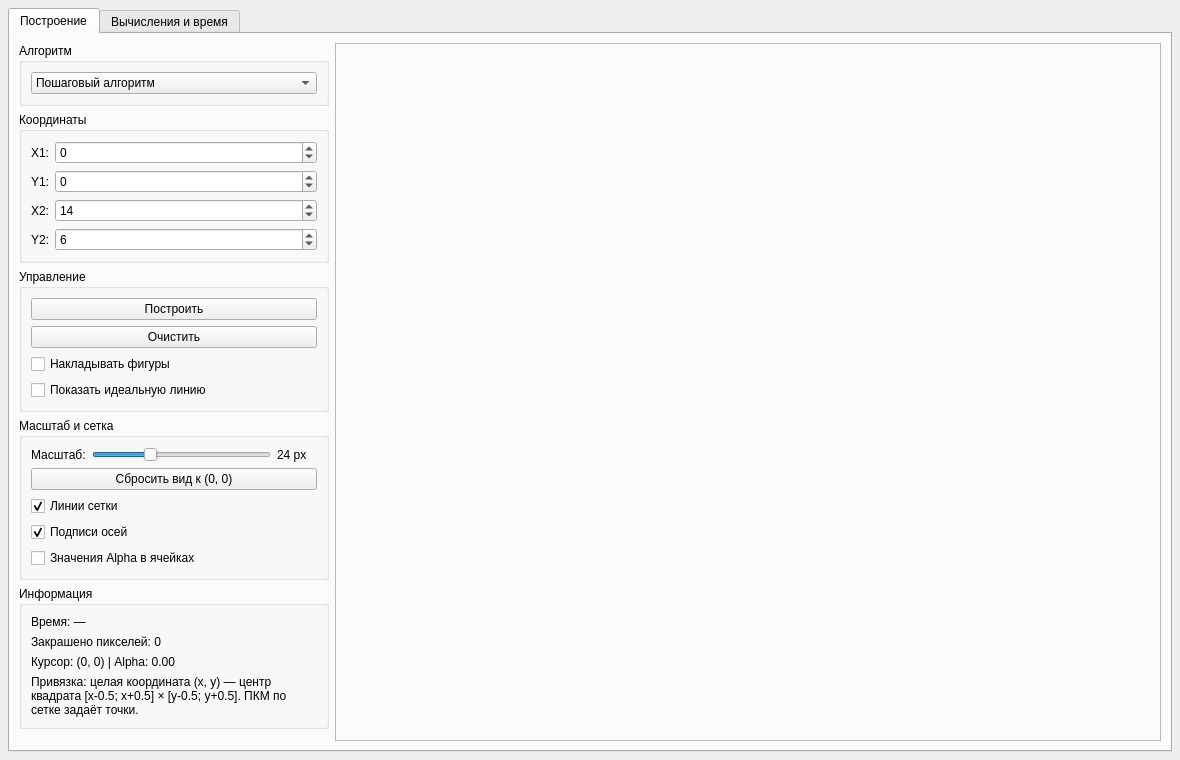
<?xml version="1.0" encoding="UTF-8"?>
<ui version="4.0">
 <class>MainWindow</class>
 <widget class="QMainWindow" name="MainWindow">
  <property name="geometry">
   <rect>
    <x>0</x>
    <y>0</y>
    <width>1180</width>
    <height>760</height>
   </rect>
  </property>
  <property name="windowTitle">
   <string>Лабораторная работа №4 — Базовые растровые алгоритмы</string>
  </property>
  <widget class="QWidget" name="centralwidget">
   <layout class="QVBoxLayout" name="rootLayout">
    <property name="leftMargin">
     <number>8</number>
    </property>
    <property name="topMargin">
     <number>8</number>
    </property>
    <property name="rightMargin">
     <number>8</number>
    </property>
    <property name="bottomMargin">
     <number>8</number>
    </property>
    <item>
     <widget class="QTabWidget" name="tabWidget">
      <property name="currentIndex">
       <number>0</number>
      </property>
      <widget class="QWidget" name="tabCanvas">
       <attribute name="title">
        <string>Построение</string>
       </attribute>
       <layout class="QHBoxLayout" name="canvasTabLayout">
        <item>
         <widget class="QWidget" name="controlPanel">
          <property name="minimumSize">
           <size>
            <width>310</width>
            <height>0</height>
           </size>
          </property>
          <property name="maximumSize">
           <size>
            <width>330</width>
            <height>16777215</height>
           </size>
          </property>
          <layout class="QVBoxLayout" name="controlLayout">
           <property name="leftMargin">
            <number>0</number>
           </property>
           <property name="topMargin">
            <number>0</number>
           </property>
           <property name="rightMargin">
            <number>0</number>
           </property>
           <property name="bottomMargin">
            <number>0</number>
           </property>
           <item>
            <widget class="QGroupBox" name="groupAlgorithm">
             <property name="title">
              <string>Алгоритм</string>
             </property>
             <layout class="QVBoxLayout" name="algoLayout">
              <item>
               <widget class="QComboBox" name="comboAlgorithm">
                <item>
                 <property name="text">
                  <string>Пошаговый алгоритм</string>
                 </property>
                </item>
                <item>
                 <property name="text">
                  <string>Алгоритм ЦДА</string>
                 </property>
                </item>
                <item>
                 <property name="text">
                  <string>Алгоритм Брезенхема (отрезок)</string>
                 </property>
                </item>
                <item>
                 <property name="text">
                  <string>Алгоритм Брезенхема (окружность)</string>
                 </property>
                </item>
                <item>
                 <property name="text">
                  <string>Алгоритм Кастла-Питвея (отрезок)</string>
                 </property>
                </item>
                <item>
                 <property name="text">
                  <string>Сглаженная линия (алгоритм Ву)</string>
                 </property>
                </item>
               </widget>
              </item>
             </layout>
            </widget>
           </item>
           <item>
            <widget class="QGroupBox" name="groupParams">
             <property name="title">
              <string>Координаты</string>
             </property>
             <layout class="QFormLayout" name="paramsLayout">
              <item row="0" column="0">
               <widget class="QLabel" name="labelX1">
                <property name="text">
                 <string>X1:</string>
                </property>
               </widget>
              </item>
              <item row="0" column="1">
               <widget class="QSpinBox" name="spinX1">
                <property name="minimum">
                 <number>-100</number>
                </property>
                <property name="maximum">
                 <number>100</number>
                </property>
                <property name="value">
                 <number>0</number>
                </property>
               </widget>
              </item>
              <item row="1" column="0">
               <widget class="QLabel" name="labelY1">
                <property name="text">
                 <string>Y1:</string>
                </property>
               </widget>
              </item>
              <item row="1" column="1">
               <widget class="QSpinBox" name="spinY1">
                <property name="minimum">
                 <number>-100</number>
                </property>
                <property name="maximum">
                 <number>100</number>
                </property>
                <property name="value">
                 <number>0</number>
                </property>
               </widget>
              </item>
              <item row="2" column="0">
               <widget class="QLabel" name="labelX2">
                <property name="text">
                 <string>X2:</string>
                </property>
               </widget>
              </item>
              <item row="2" column="1">
               <widget class="QSpinBox" name="spinX2">
                <property name="minimum">
                 <number>-100</number>
                </property>
                <property name="maximum">
                 <number>100</number>
                </property>
                <property name="value">
                 <number>14</number>
                </property>
               </widget>
              </item>
              <item row="3" column="0">
               <widget class="QLabel" name="labelY2">
                <property name="text">
                 <string>Y2:</string>
                </property>
               </widget>
              </item>
              <item row="3" column="1">
               <widget class="QSpinBox" name="spinY2">
                <property name="minimum">
                 <number>-100</number>
                </property>
                <property name="maximum">
                 <number>100</number>
                </property>
                <property name="value">
                 <number>6</number>
                </property>
               </widget>
              </item>
             </layout>
            </widget>
           </item>
           <item>
            <widget class="QGroupBox" name="groupActions">
             <property name="title">
              <string>Управление</string>
             </property>
             <layout class="QVBoxLayout" name="actionsLayout">
              <item>
               <widget class="QPushButton" name="btnDraw">
                <property name="text">
                 <string>Построить</string>
                </property>
               </widget>
              </item>
              <item>
               <widget class="QPushButton" name="btnClear">
                <property name="text">
                 <string>Очистить</string>
                </property>
               </widget>
              </item>
              <item>
               <widget class="QCheckBox" name="chkAccumulate">
                <property name="text">
                 <string>Накладывать фигуры</string>
                </property>
               </widget>
              </item>
              <item>
               <widget class="QCheckBox" name="chkShowIdeal">
                <property name="text">
                 <string>Показать идеальную линию</string>
                </property>
               </widget>
              </item>
             </layout>
            </widget>
           </item>
           <item>
            <widget class="QGroupBox" name="groupView">
             <property name="title">
              <string>Масштаб и сетка</string>
             </property>
             <layout class="QVBoxLayout" name="viewLayout">
              <item>
               <layout class="QHBoxLayout" name="zoomLayout">
                <item>
                 <widget class="QLabel" name="labelZoomTitle">
                  <property name="text">
                   <string>Масштаб:</string>
                  </property>
                 </widget>
                </item>
                <item>
                 <widget class="QSlider" name="sliderZoom">
                  <property name="minimum">
                   <number>6</number>
                  </property>
                  <property name="maximum">
                   <number>64</number>
                  </property>
                  <property name="value">
                   <number>24</number>
                  </property>
                  <property name="orientation">
                   <enum>Qt::Horizontal</enum>
                  </property>
                 </widget>
                </item>
                <item>
                 <widget class="QLabel" name="labelZoomValue">
                  <property name="minimumSize">
                   <size>
                    <width>40</width>
                    <height>0</height>
                   </size>
                  </property>
                  <property name="text">
                   <string>24 px</string>
                  </property>
                 </widget>
                </item>
               </layout>
              </item>
              <item>
               <widget class="QPushButton" name="btnResetView">
                <property name="text">
                 <string>Сбросить вид к (0, 0)</string>
                </property>
               </widget>
              </item>
              <item>
               <widget class="QCheckBox" name="chkShowGrid">
                <property name="text">
                 <string>Линии сетки</string>
                </property>
                <property name="checked">
                 <bool>true</bool>
                </property>
               </widget>
              </item>
              <item>
               <widget class="QCheckBox" name="chkShowLabels">
                <property name="text">
                 <string>Подписи осей</string>
                </property>
                <property name="checked">
                 <bool>true</bool>
                </property>
               </widget>
              </item>
              <item>
               <widget class="QCheckBox" name="chkShowAlphaValues">
                <property name="text">
                 <string>Значения Alpha в ячейках</string>
                </property>
               </widget>
              </item>
             </layout>
            </widget>
           </item>
           <item>
            <widget class="QGroupBox" name="groupInfo">
             <property name="title">
              <string>Информация</string>
             </property>
             <layout class="QVBoxLayout" name="infoLayout">
              <item>
               <widget class="QLabel" name="labelTime">
                <property name="text">
                 <string>Время: —</string>
                </property>
               </widget>
              </item>
              <item>
               <widget class="QLabel" name="labelPixelCount">
                <property name="text">
                 <string>Закрашено пикселей: 0</string>
                </property>
               </widget>
              </item>
              <item>
               <widget class="QLabel" name="labelCursorCoord">
                <property name="text">
                 <string>Курсор: (0, 0) | Alpha: 0.00</string>
                </property>
               </widget>
              </item>
              <item>
               <widget class="QLabel" name="labelGridNote">
                <property name="text">
                 <string>Привязка: целая координата (x, y) — центр квадрата [x-0.5; x+0.5] × [y-0.5; y+0.5]. ПКМ по сетке задаёт точки.</string>
                </property>
                <property name="wordWrap">
                 <bool>true</bool>
                </property>
               </widget>
              </item>
             </layout>
            </widget>
           </item>
           <item>
            <spacer name="verticalSpacer">
             <property name="orientation">
              <enum>Qt::Vertical</enum>
             </property>
             <property name="sizeHint" stdset="0">
              <size>
               <width>20</width>
               <height>20</height>
              </size>
             </property>
            </spacer>
           </item>
          </layout>
         </widget>
        </item>
        <item>
         <widget class="QLabel" name="labelCanvas">
          <property name="sizePolicy">
           <sizepolicy hsizetype="Ignored" vsizetype="Ignored">
            <horstretch>1</horstretch>
            <verstretch>1</verstretch>
           </sizepolicy>
          </property>
          <property name="minimumSize">
           <size>
            <width>400</width>
            <height>400</height>
           </size>
          </property>
          <property name="frameShape">
           <enum>QFrame::StyledPanel</enum>
          </property>
          <property name="frameShadow">
           <enum>QFrame::Sunken</enum>
          </property>
          <property name="text">
           <string/>
          </property>
          <property name="alignment">
           <set>Qt::AlignCenter</set>
          </property>
         </widget>
        </item>
       </layout>
      </widget>
      <widget class="QWidget" name="tabReport">
       <attribute name="title">
        <string>Вычисления и время</string>
       </attribute>
       <layout class="QVBoxLayout" name="reportLayout">
        <item>
         <layout class="QHBoxLayout" name="traceHeaderLayout">
          <item>
           <widget class="QLabel" name="labelTraceTitle">
            <property name="text">
             <string>Пошаговые вычисления последнего построенного примитива:</string>
            </property>
           </widget>
          </item>
          <item>
           <spacer name="traceSpacer">
            <property name="orientation">
             <enum>Qt::Horizontal</enum>
            </property>
            <property name="sizeHint" stdset="0">
             <size>
              <width>40</width>
              <height>20</height>
             </size>
            </property>
           </spacer>
          </item>
          <item>
           <widget class="QPushButton" name="btnExportTrace">
            <property name="text">
             <string>Сохранить протокол (.txt)</string>
            </property>
           </widget>
          </item>
         </layout>
        </item>
        <item>
         <widget class="QTableWidget" name="tableTrace">
          <property name="editTriggers">
           <set>QAbstractItemView::NoEditTriggers</set>
          </property>
          <property name="alternatingRowColors">
           <bool>true</bool>
          </property>
         </widget>
        </item>
        <item>
         <layout class="QHBoxLayout" name="timingHeaderLayout">
          <item>
           <widget class="QLabel" name="labelTimingTitle">
            <property name="text">
             <string>Сравнение времени работы алгоритмов на текущих координатах (усреднение по 1000 запусков):</string>
            </property>
           </widget>
          </item>
          <item>
           <spacer name="timingSpacer">
            <property name="orientation">
             <enum>Qt::Horizontal</enum>
            </property>
            <property name="sizeHint" stdset="0">
             <size>
              <width>40</width>
              <height>20</height>
             </size>
            </property>
           </spacer>
          </item>
          <item>
           <widget class="QPushButton" name="btnMeasureAll">
            <property name="text">
             <string>Замерить время всех алгоритмов</string>
            </property>
           </widget>
          </item>
         </layout>
        </item>
        <item>
         <widget class="QTableWidget" name="tableTiming">
          <property name="maximumSize">
           <size>
            <width>16777215</width>
            <height>220</height>
           </size>
          </property>
          <property name="editTriggers">
           <set>QAbstractItemView::NoEditTriggers</set>
          </property>
          <property name="alternatingRowColors">
           <bool>true</bool>
          </property>
         </widget>
        </item>
       </layout>
      </widget>
     </widget>
    </item>
   </layout>
  </widget>
 </widget>
 <resources/>
 <connections/>
</ui>
